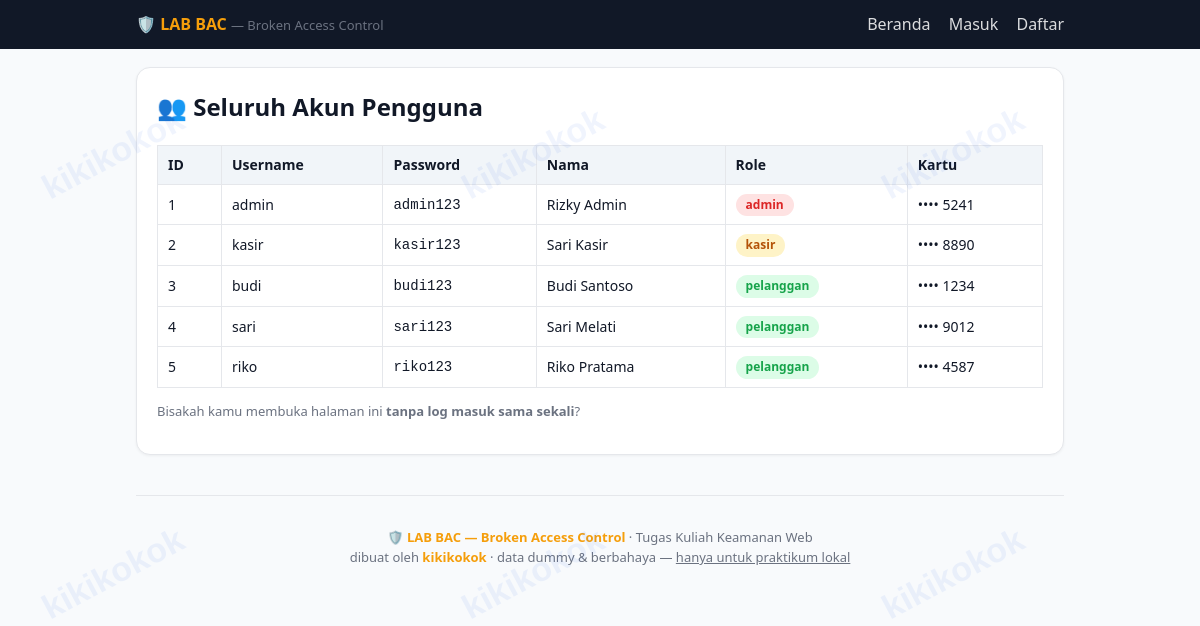
Screenshot of /admin/user.php with the database file from the repository.
### tables this page shows
CREATE TABLE users (
  id INT AUTO_INCREMENT PRIMARY KEY,
  username VARCHAR(50) NOT NULL UNIQUE,
  password VARCHAR(255) NOT NULL,
  nama VARCHAR(100) NOT NULL,
  role ENUM('admin','kasir','pelanggan') NOT NULL DEFAULT 'pelanggan',
  alamat VARCHAR(200),
  kartu VARCHAR(20) COMMENT 'Rahasia: 4 digit terakhir kartu'
);

### includes/koneksi.php (called while the page is built, shortened)
<?php
function e(mixed $v): string
{
    return htmlspecialchars((string)$v, ENT_QUOTES, 'UTF-8');
}
function cek_login(): ?array
{
    return $_SESSION['login'] ?? null;
}

### admin/user.php (the view, shortened to what this page needs)
<?php
$base = '../';
require_once __DIR__ . '/../includes/header.php';
$users = $pdo->query('SELECT id, username, password, nama, role, alamat, kartu FROM users')->fetchAll();
?>
<div class="card">
  <h2>👥 Seluruh Akun Pengguna</h2>
  <table class="tbl">
    <thead><tr><th>ID</th><th>Username</th><th>Password</th><th>Nama</th><th>Role</th><th>Kartu</th></tr></thead>
    <tbody>
      <?php foreach ($users as $u): ?>
      <tr>
        <td><?= (int)$u['id'] ?></td>
        <td><?= e($u['username']) ?></td>
        <td><code><?= e($u['password']) ?></code></td>
        <td><?= e($u['nama']) ?></td>
        <td><span class="badge <?= e($u['role']) ?>"><?= e($u['role']) ?></span></td>
        <td>•••• <?= e($u['kartu']) ?></td>
      </tr>
      <?php endforeach; ?>
    </tbody>
  </table>
  <p class="muted">Bisakah kamu membuka halaman ini <b>tanpa log masuk sama sekali</b>?</p>
</div>
<?php require_once __DIR__ . '/../includes/footer.php'; ?>

### includes/header.php (shortened to what this page needs)
<?php
require_once __DIR__ . '/koneksi.php';
$me = cek_login();
$base  = $base ?? '';
?>
<!doctype html>
<html lang="id">
<head>
<link rel="stylesheet" href="<?= $base ?>assets/style.css">
</head>
<body>
<div class="topbar">
  <div class="wrap">
    <div class="logo">🛡️ <b>LAB BAC</b> <span class="muted">— Broken Access Control</span></div>
    <nav>
      <a href="<?= $base ?>index.php">Beranda</a>
      <?php if ($me): ?>
      <a href="<?= $base ?>pesanan.php">Pesanan Saya</a>
      <a href="<?= $base ?>profil.php?id=<?= (int)$me['id'] ?>">Profil</a>
      <?php if ($me['role'] === 'admin'): ?><a href="<?= $base ?>admin/index.php">Admin</a><?php endif; ?>
      <a href="<?= $base ?>logout.php">Keluar (<?= e($me['username']) ?>)</a>
      <?php else: ?>
      <a href="<?= $base ?>login.php">Masuk</a>
      <a href="<?= $base ?>register.php">Daftar</a>
      <?php endif; ?>
    </nav>
  </div>
</div>
<div class="wrap">

### includes/footer.php
<div class="footer">
  <p>🛡️ <b>LAB BAC — Broken Access Control</b> · Tugas Kuliah Keamanan Web<br>
  dibuat oleh <b>kikikokok</b> · data dummy &amp; berbahaya — <u>hanya untuk praktikum lokal</u></p>
</div>
</body>
</html>

### assets/style.css (style rules this page uses)
:root { --hitam: #111827; --abu: #6b7280; --garis: #e5e7eb; --biru: #2563eb; --merah: #dc2626; --hijau: #16a34a; --kuning: #f59e0b; }
* { box-sizing: border-box; }
body { margin: 0; font-family: "Plus Jakarta Sans", "Segoe UI", system-ui, sans-serif; background: #f8fafc; color: var(--hitam); line-height: 1.55; }
body::before { content: ""; position: fixed; inset: 0; z-index: 9999; pointer-events: none; opacity: 0.07; }
.wrap { max-width: 960px; margin: 0 auto; padding: 0 16px; }
.topbar { background: #111827; color: #fff; padding: 12px 0; }
.topbar .wrap { display: flex; justify-content: space-between; align-items: center; gap: 12px; flex-wrap: wrap; }
.topbar a { color: #fff; text-decoration: none; }
.topbar nav a { margin-left: 14px; opacity: .85; }
.logo b { color: var(--kuning); }
.card { background: #fff; border: 1px solid var(--garis); border-radius: 14px; padding: 20px; margin: 18px 0; box-shadow: 0 1px 3px rgba(0,0,0,.05); }
.card h2 { margin-top: 0; }
table.tbl { width: 100%; border-collapse: collapse; }
.tbl th, .tbl td { border: 1px solid var(--garis); padding: 8px 10px; text-align: left; font-size: 14px; }
.tbl th { background: #f1f5f9; }
.badge { display: inline-block; padding: 2px 10px; border-radius: 999px; font-size: 12px; font-weight: 700; }
.badge.admin { background: #fee2e2; color: var(--merah); }
.badge.kasir { background: #fef3c7; color: #b45309; }
.badge.pelanggan { background: #dcfce7; color: var(--hijau); }
.muted { color: var(--abu); font-size: 13px; }
.footer { margin-top: 40px; padding: 18px 0; text-align: center; color: var(--abu); font-size: 13px; border-top: 1px solid var(--garis); }
.footer b { color: var(--kuning); }

### rows the page displays
users: id "1", username "admin", password "admin123", nama "Rizky Admin", role "admin", kartu "5241"
users: id "2", username "kasir", password "kasir123", nama "Sari Kasir", role "kasir", kartu "8890"
users: id "3", username "budi", password "budi123", nama "Budi Santoso", role "pelanggan", kartu "1234"
users: id "4", username "sari", password "sari123", nama "Sari Melati", role "pelanggan", kartu "9012"
users: id "5", username "riko", password "riko123", nama "Riko Pratama", role "pelanggan", kartu "4587"
